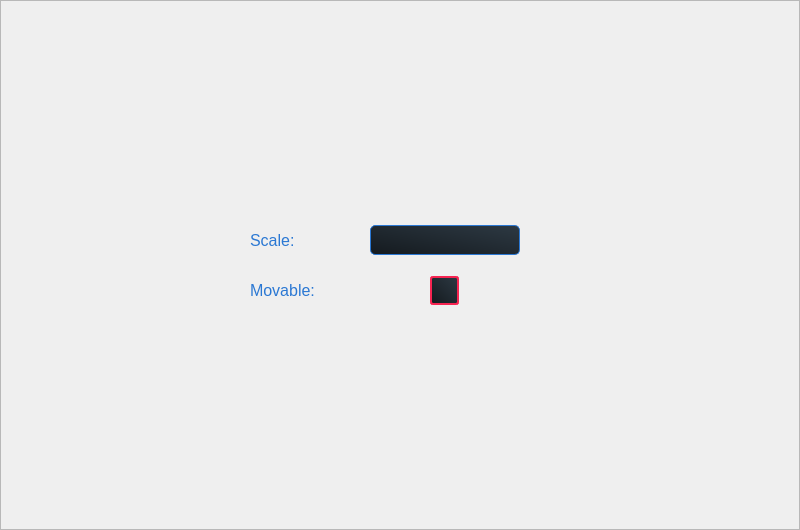
     <widget class="QFrame" name="embodimentFrame">
      <property name="enabled">
       <bool>true</bool>
      </property>
      <property name="geometry">
       <rect>
        <x>0</x>
        <y>70</y>
        <width>800</width>
        <height>530</height>
       </rect>
      </property>
      <property name="styleSheet">
       <string notr="true">QLabel {
	border: None;
	color: #2b78d3;
	background: None;
}

QLineEdit {
	background:  qlineargradient(spread:pad, x1:0.063, y1:0.937318, x2:1, y2:0, stop:0 rgba(22,28,33,255), stop:1 rgba(45,57,67,255));;
	border-radius: 5px;
	border: 1px solid #2b78d3;
	color: #f0f0f0;
}

QCheckBox::indicator:unchecked {
	background:  qlineargradient(spread:pad, x1:0.063, y1:0.937318, x2:1, y2:0, stop:0 rgba(22,28,33,255), stop:1 rgba(45,57,67,255));
	border: 2px solid #f62451;
	border-radius: 3px;
	width: 25px;
	height: 25px;
}

QCheckBox::indicator:checked {
	background:  qlineargradient(spread:pad, x1:0.063, y1:0.937318, x2:1, y2:0, stop:0 rgba(22,28,33,255), stop:1 rgba(45,57,67,255));
	border: 2px solid #1fd78d;
	border-radius: 3px;
	width: 25px;
	height: 25px;
}</string>
      </property>
      <property name="frameShape">
       <enum>QFrame::StyledPanel</enum>
      </property>
      <property name="frameShadow">
       <enum>QFrame::Raised</enum>
      </property>
      <widget class="QLabel" name="movableLabel">
       <property name="geometry">
        <rect>
         <x>250</x>
         <y>275</y>
         <width>120</width>
         <height>30</height>
        </rect>
       </property>
       <property name="font">
        <font>
         <family>Segoe UI</family>
         <pointsize>12</pointsize>
        </font>
       </property>
       <property name="text">
        <string>Movable:</string>
       </property>
      </widget>
      <widget class="QLabel" name="scaleLabel">
       <property name="geometry">
        <rect>
         <x>250</x>
         <y>225</y>
         <width>120</width>
         <height>30</height>
        </rect>
       </property>
       <property name="font">
        <font>
         <family>Segoe UI</family>
         <pointsize>12</pointsize>
        </font>
       </property>
       <property name="text">
        <string>Scale:</string>
       </property>
      </widget>
      <widget class="QCheckBox" name="embodimentMovable">
       <property name="geometry">
        <rect>
         <x>430</x>
         <y>275</y>
         <width>30</width>
         <height>30</height>
        </rect>
       </property>
       <property name="toolTip">
        <string>Embodiment: Movable</string>
       </property>
       <property name="text">
        <string/>
       </property>
      </widget>
      <widget class="QLineEdit" name="embodimentScale">
       <property name="geometry">
        <rect>
         <x>370</x>
         <y>225</y>
         <width>150</width>
         <height>30</height>
        </rect>
       </property>
       <property name="font">
        <font>
         <family>Segoe UI</family>
         <pointsize>12</pointsize>
        </font>
       </property>
       <property name="toolTip">
        <string>Embodiment: Scale</string>
       </property>
      </widget>
     </widget>
